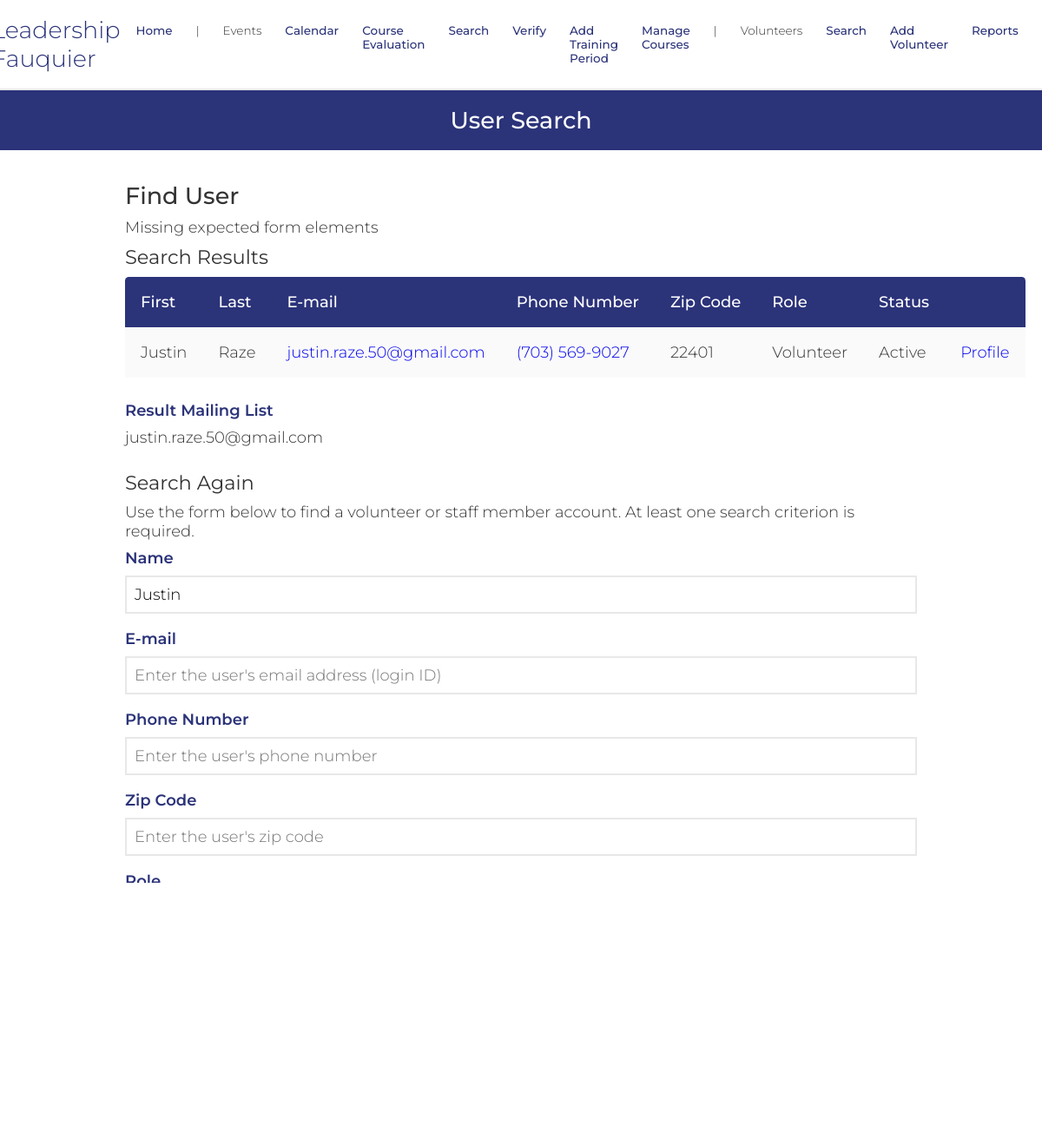
/personSearch.php?name=Justin (signed in), run on an earlier commit of the app's database.
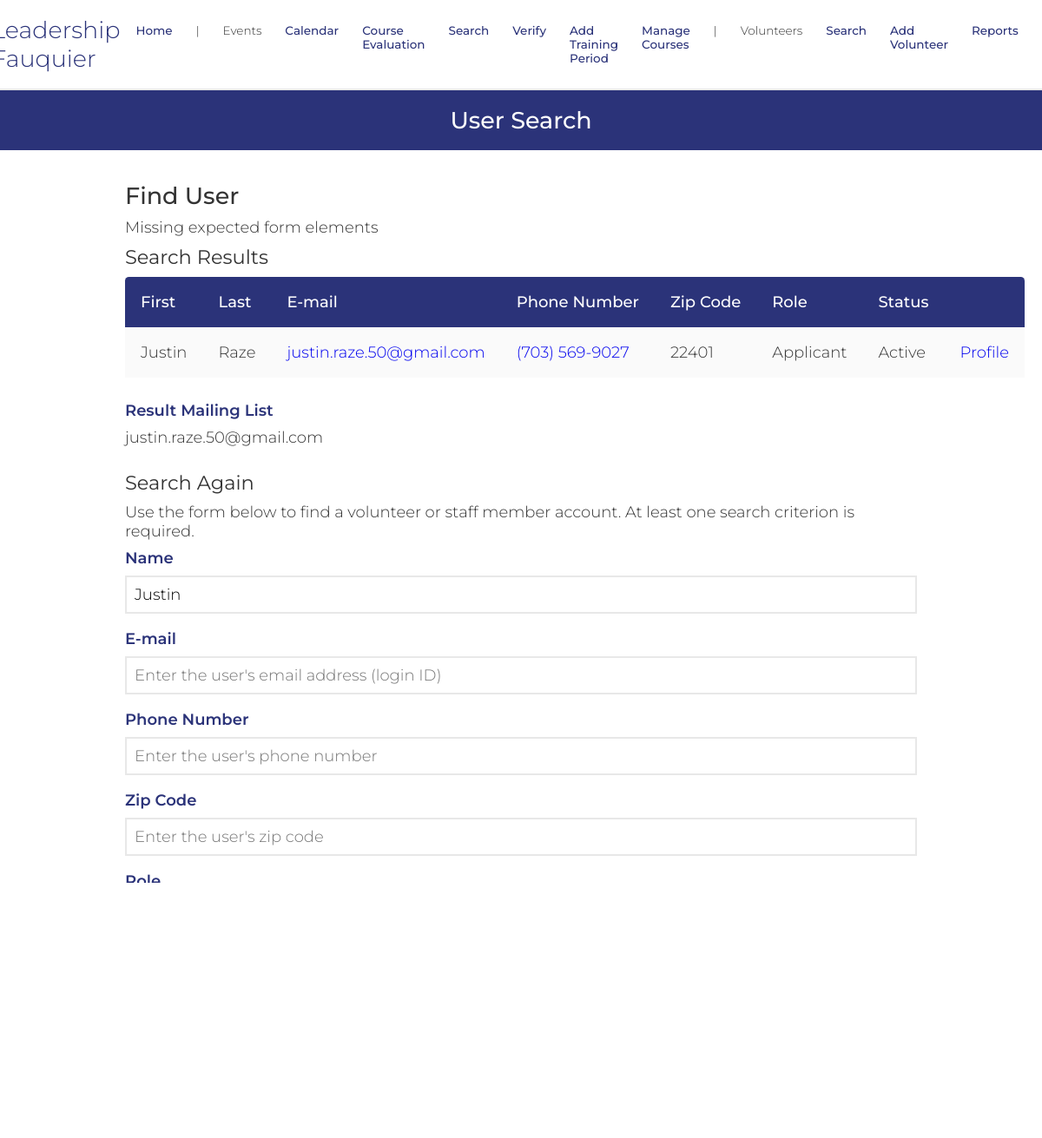
And on a later commit of the database.
### tables this page shows
CREATE TABLE `dbPersons` (
  `id` varchar(256) NOT NULL,
  `start_date` text DEFAULT NULL,
  `venue` text DEFAULT NULL,
  `first_name` text NOT NULL,
  `last_name` text DEFAULT NULL,
  `address` text DEFAULT NULL,
  `city` text DEFAULT NULL,
  `state` varchar(2) DEFAULT NULL,
  `zip` text DEFAULT NULL,
  `phone1` varchar(12) NOT NULL,
  `phone1type` text DEFAULT NULL,
  `phone2` varchar(12) DEFAULT NULL,
  `phone2type` text DEFAULT NULL,
  `birthday` text DEFAULT NULL,
  `email` text DEFAULT NULL,
  `shirt_size` varchar(3) DEFAULT NULL,
  `computer` varchar(3) DEFAULT NULL,
  `camera` varchar(3) NOT NULL,
  `transportation` varchar(3) NOT NULL,
  `contact_name` text NOT NULL,
  `contact_num` varchar(12) NOT NULL,
  `relation` text NOT NULL,
  `contact_time` text NOT NULL,
  `cMethod` text DEFAULT NULL,
  `position` text DEFAULT NULL,  
  `credithours` text DEFAULT NULL,
  `howdidyouhear` text DEFAULT NULL,
  `commitment` text DEFAULT NULL,
  `motivation` text DEFAULT NULL,
  `specialties` text DEFAULT NULL,
  `convictions` text DEFAULT NULL,
  `type` text DEFAULT NULL,
  `status` text DEFAULT NULL,
  `completedTraining` varchar(100) NOT NULL DEFAULT 'False',
  `availability` text DEFAULT NULL,
  `schedule` text DEFAULT NULL,
  `hours` text DEFAULT NULL,
  `notes` text DEFAULT NULL,
  `password` text DEFAULT NULL,
  `sundays_start` char(5) DEFAULT NULL,
  `sundays_end` char(5) DEFAULT NULL,
  `mondays_start` char(5) DEFAULT NULL,
  `mondays_end` char(5) DEFAULT NULL,
  `tuesdays_start` char(5) DEFAULT NULL,
  `tuesdays_end` char(5) DEFAULT NULL,
  `wednesdays_start` char(5) DEFAULT NULL,
  `wednesdays_end` char(5) DEFAULT NULL,
  `thursdays_start` char(5) DEFAULT NULL,
  `thursdays_end` char(5) DEFAULT NULL,
  `fridays_start` char(5) DEFAULT NULL,
  `fridays_end` char(5) DEFAULT NULL,
  `saturdays_start` char(5) DEFAULT NULL,
  `saturdays_end` char(5) DEFAULT NULL,
  `profile_pic` text NOT NULL,
  `force_password_change` tinyint(1) NOT NULL,
  `gender` varchar(6) NOT NULL
);

### include/input-validation.php (called while the page is built, shortened)
<?php
    function valueConstrainedTo($value, $values) {
        return in_array($value, $values);
    }
?>

### database/dbPersons.php (called while the page is built, shortened)
<?php
include_once(dirname(__FILE__).'/../domain/Person.php');
function make_a_person($result_row) {
    return $thePerson;
}
function find_users($name, $id, $phone, $zip, $type, $status) {
    $where = 'where ';
    if ($name) {
        if (strpos($name, ' ')) {
            $name = explode(' ', $name, 2);
            $first = $name[0];
            $last = $name[1];
            $where .= "first_name like '%$first%' and last_name like '%$last%'";
        } else {
            $where .= "(first_name like '%$name%' or last_name like '%$name%')";
        }
    }
    $query = "select * from dbPersons $where order by last_name, first_name";
    $connection = connect();
    $result = mysqli_query($connection, $query);
    $raw = mysqli_fetch_all($result, MYSQLI_ASSOC);
    $persons = [];
    foreach ($raw as $row) {
        $persons []= make_a_person($row);
    }
    return $persons;
}

### domain/Person.php (called while the page is built, shortened)
<?php
$accessLevelsByRole = [
	'volunteer' => 1,
	'trainer' => 2,
	'admin' => 3,
	'applicant' => 1,
    'cm' => 3,
    'cohort' => 1
];
class Person {
	private $id;
	private $first_name;
	private $last_name;
	private $zip;
	private $phone1;
	private $type;
	private $status;
	function __construct($f, $l, $v, $a, $c, $s, $z, $pp, $p1, $p1t, $p2, $p2t, $e, $ts,
                     $comp, $cam, $tran, $cn, $cpn, $rel, $ct, $t, $st, $cntm, $pos,
                     $credithours, $comm, $mot, $spe, $convictions, $av, $sch, $hrs,
                     $bd, $sd, $hdyh, $notes, $pass, $suns, $sune, $mons, $mone, $tues,
                     $tuee, $weds, $wede, $thus, $thue, $fris, $frie, $sats, $sate,
                     $mcp, $gender)  {
		$this->id = $e;
		$this->first_name = $f;
		$this->last_name = $l;
		$this->zip = $z;
		$this->phone1 = $p1;
		 global $accessLevelsByRole;
    if (trim($t) !== "") {
        $roleArray = explode(',', $t);
        $this->type = [];
        $maxAccess = 0;
        foreach ($roleArray as $role) {
            $role = strtolower(trim($role));
            $this->type[] = $role;
            if (isset($accessLevelsByRole[$role])) {
                $maxAccess = max($maxAccess, $accessLevelsByRole[$role]);
            }
        }
    } else {
        $this->type = [];
    }
		$this->status = $st;
	}
	function get_id() {
		return $this->id;
	}
	function get_first_name() {
		return $this->first_name;
	}
	function get_last_name() {
		return $this->last_name;
	}
	function get_zip() {
		return $this->zip;
	}
	function get_phone1() {
		return $this->phone1;
	}
	function get_type() {
		return $this->type;
	}
	function get_status() {
		return $this->status;
	}
}

### include/output.php (called while the page is built, shortened)
<?php
    function hsc($input) {
        return htmlspecialchars($input);
    }
    function formatPhoneNumber($number) {
        $str = '(' . substr($number, 0, 3) . ') ' . substr($number, 3, 3) . '-' . substr($number, 6, 4);
        return hsc($str);
    }

### personSearch.php (the view, shortened to what the changed rows need)
<!DOCTYPE html>
<html>
    <head>
        <?php require_once('universal.inc') ?>
    </head>
    <body>
        <h1>User Search</h1>
        <form id="person-search" class="general" method="get">
            <h2>Find User</h2>
            <?php
                if (isset($_GET['name'])) {
                    require_once('include/input-validation.php');
                    require_once('database/dbPersons.php');
                    $args = sanitize($_GET);
                    $name = $args['name'];
                    $id = $args['id'];
                    $phone = preg_replace("/[^0-9]/", "", $args['phone']);
					$zip = $args['zip'];
                    $role = $args['role'];
                    $status = $args['status'];
                    if (!($name || $id || $phone || $zip || $role || $status)) {
                        echo '<div class="error-toast">At least one search criterion is required.</div>';
                    } else if (!valueConstrainedTo($role, ['admin', 'superadmin', 'volunteer', ''])) {
                        echo '<div class="error-toast">The system did not understand your request.</div>';
                    } else if (!valueConstrainedTo($status, ['Active', 'Inactive', ''])) {
                        echo '<div class="error-toast">The system did not understand your request.</div>';
                    } else {
                        $persons = find_users($name, $id, $phone, $zip, $role, $status);
                        require_once('include/output.php');
                        if (count($persons) > 0) {
                            echo '
                            <div class="table-wrapper">
                                <table class="general">
                                    <thead>
                                        <tr>
                                            <th>First</th>
                                            <th>Last</th>
                                            <th>E-mail</th>
                                            <th>Phone Number</th>
											<th>Zip Code</th>
                                            <th>Role</th>
                                            <th>Status</th>
                                            <th></th>
                                        </tr>
                                    </thead>
                                    <tbody class="standout">';
                            foreach ($persons as $person) {
                                echo '
                                        <tr>
                                            <td>' . $person->get_first_name() . '</td>
                                            <td>' . $person->get_last_name() . '</td>
                                            <td><a href="mailto:' . $person->get_id() . '">' . $person->get_id() . '</a></td>
                                            <td><a href="tel:' . $person->get_phone1() . '">' . formatPhoneNumber($person->get_phone1()) .  '</td>
											<td>' . $person->get_zip() . '</td>
                                            <td>' . ucfirst($person->get_type()[0]) . '</td>
                                            <td>' . ucfirst($person->get_status()) . '</td>
                                            <td><a href="viewProfile.php?id=' . $person->get_id() . '">Profile</a></td>
                                        </a></tr>';
                            }
                            echo '
                                    </tbody>
                                </table>
                            </div>';
                        } else {
                            echo '<div class="error-toast">Your search returned no results.</div>';
                        }
                    }
                }
            ?>
        </form>
    </body>
</html>

What changed in the data, as far as the page shows it:
changed dbpersons "Justin": type "Volunteer" → "Applicant"
